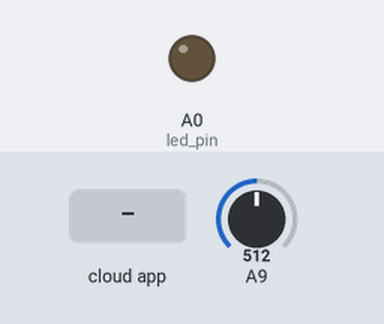
The program below on a simulated Teensy 3. Shown: output pins drawn as LEDs (lit = HIGH). The test bench sets the inputs (shaded band); at power-on: A9 = 512 (analog values on the 0–1023 scale). The ROS host is connected and sends only what is stated.

Above: at 1.2 s.
1.3 s: the phone or cloud app sets e_stop to 1
At 2.6 s:
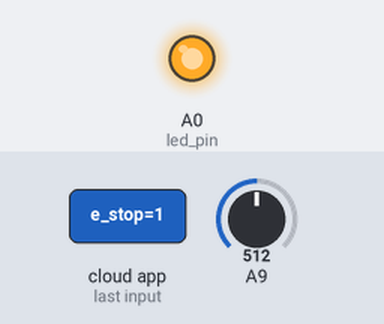
4.4 s: the phone or cloud app sets e_stop to 0
At 6.3 s:
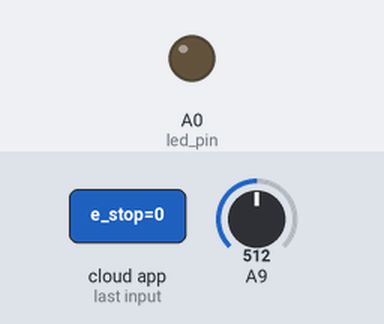
Timing chart, 0 to 7.8 s (numbered marks = the images above; inputs shaded):
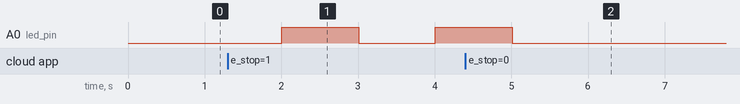

The program:

main.cpp
```cpp
#include <Arduino.h>
#include <ros.h>
#include <std_msgs/Float32.h>
#include <std_msgs/Int8.h>
#include <SimpleTimer.h>

//these variables hold the raw values sampled from the ADC and calculate a running average
const int sample_pin = 9;   //the analog pin to which the battery monitor is attached
const int num_samples = 20; //how many samples to consider for the running average
int samples[num_samples];   //an array of samples
int sample_index = 0;       //the index of the current sample
int sample_total = 0;       //the running total

float average_voltage = 0.0; //the calculated value of voltage

//these variables are for blinking the led
const int led_pin = 14; //note this is a digital pin
bool led_on;            //keep track of whether the LED is on or off
int8_t e_stop_status = 0; //0 = normal, no e-stop 1 = e-stop, blink led, 2 = safe, led on

//timer stuff
SimpleTimer timer; //a timer object to control how often we publish to the ros topic
const int timer_interval = 1000; //how often the timer callback runs (ms)


void message_cb( const std_msgs::Int8& s_msg)
{
    if(s_msg.data == 0)//if e_stop is disabled
    {
        digitalWrite(led_pin, LOW);   //turn off the LED
        led_on = false;
        e_stop_status = 0;
    }

    if(s_msg.data == 1)//if e_stop has been triggered, and the quad is unsafe
    {
        e_stop_status = 1;   //the LED will blink via the timer callback
    }

    if(s_msg.data == 2)//if e_stop is has been triggered and the quad has landed
    {
        digitalWrite(led_pin, HIGH);   //turn on the LED
        led_on = true;
        e_stop_status = 2;
    }

}

//these objects are used to set up a publisher/subscriber ros node
ros::NodeHandle nh;
std_msgs::Float32 p_msg;
ros::Publisher pub("battery_voltage", &p_msg);
ros::Subscriber<std_msgs::Int8> sub("e_stop", &message_cb);


void timer_cb()
{
    //publish the average voltage as a ros topic
    p_msg.data = average_voltage;
    pub.publish( &p_msg );
    nh.spinOnce();


    //change the state of the LED if e-stop in unsafe mode
    if ((e_stop_status == 1) & led_on)
    {
        //if the led is on, turn it off
        digitalWrite(led_pin, LOW);
        led_on = false;
    }
    else if (e_stop_status == 1)
    {
        //otherwise turn it on
        digitalWrite(led_pin, HIGH);
        led_on = true;
    }
}


void setup()
{
    //this code runs once:

    analogReadResolution(12); //set the analog read resolution to 12-bit (4026)

    //initialize the digital LED pin as an output, turn the LED off
    pinMode(led_pin, OUTPUT);
    digitalWrite(led_pin, LOW);
    led_on = false;

    // initialize all the values in the sample array to 0:
    for (int ix = 0; ix < num_samples; ix++)
    {
        samples[ix] = 0;
    }

    //start the ROS node
    nh.initNode();
    nh.advertise(pub);
    nh.subscribe(sub);

    //set the timer object to run the timer_callback method
    timer.setInterval(timer_interval, timer_cb);
}

void loop()
{
    //this is the main loop that runs continuously
    //it samples the voltage often, and keeps a running average to smooth the data

    timer.run();//necessary to include for timer functionality


    sample_total = sample_total - samples[sample_index]; // subtract the last sample from the total
    samples[sample_index] = analogRead(sample_pin); // read a new sample from the sensor
    sample_total = sample_total + samples[sample_index]; // add the new sample to the total: (in place of the one that got removed)
    sample_index = sample_index + 1; // increment the sample index

    if (sample_index >= num_samples)// if we're at the end of the array...
    {
        sample_index = 0; // ...wrap around to the beginning
    }

    average_voltage = (sample_total*33.0)/(4026*num_samples); //calculate the average voltage from the samples

    delay(100);
}
```

Measured:
- after the input at 1.3 s, A0 (led_pin): LOW → HIGH after 0.70 s, → LOW 1.0 s later, → HIGH 1.0 s later
- after the input at 4.4 s, A0 (led_pin): goes on until 5.0 s, then stays LOW
